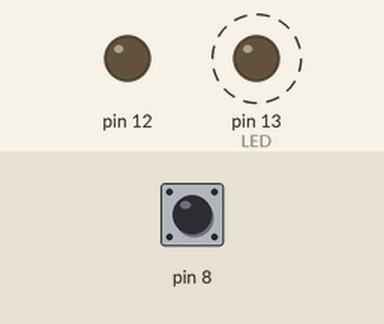
A sketch run on a simulated Arduino Uno, built with avr-gcc and run on an emulated ATmega328P. Parts: output pins drawn as LEDs (lit = HIGH). Dashed ring = blinking. The test bench sets the inputs (shaded band); at power-on: pin 8 HIGH.

Above: at 5.05 s.
5.1 s: pin 8 pulled LOW for 0.15 s
At 6.6 s:
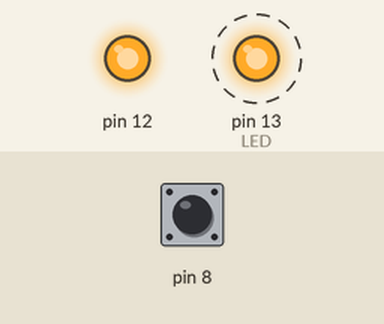
8.2 s: pin 8 pulled LOW for 1 s
At 10.8 s:
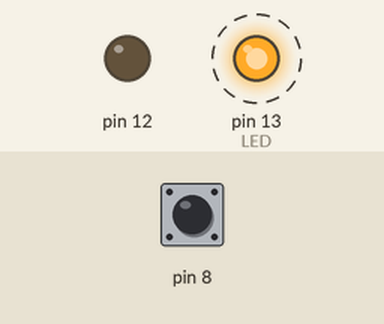
12.2 s: pin 8 pulled LOW for 3.2 s
At 13.8 s:
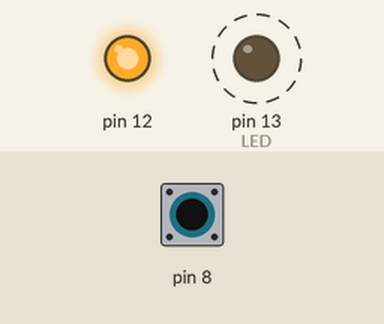
Timing chart, 0 to 24.4 s (numbered marks = the images above; inputs shaded):
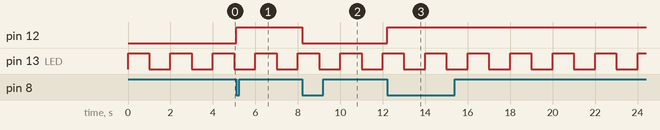

The sketch:

working-with-interrupt.ino
```cpp
/*
   Written by Ahmed khairy for TOT training
   on 7/8/2019
   using arduino uno
   first we made led blinking
   second we make interrupt
   third put the routine in it
*/
#include <avr/io.h>
#include <util/delay.h>
#include <avr/interrupt.h>

ISR(PCINT0_vect)
{
  cli();
  if (!(PINB & (1 << PB0))) //check the status
      PORTB ^= (1 << PB4);
}
int main(void)
{
  DDRB |= (1 << PB5) | (1 << PB4); //ON BOARD LED IS OUTPUT
  PORTB |= (1 << PB0);
  PCICR |= (1 << PCIE0);
  PCMSK0 |= (1 << PCINT0);
  SREG |= (1 << 7); //sei(); can be used also
  while (1)
  {
    PORTB ^= (1 << PB5);
    _delay_ms(1000);
  }
}
```

Measured:
- after the input at 5.1 s, pin 12: LOW → HIGH at once
- after the input at 8.2 s, pin 12: HIGH → LOW at once
- after the input at 12.2 s, pin 12: LOW → HIGH at once
- by itself, pin 13 (LED): alternates HIGH for 1.0 s and LOW for 1.0 s
